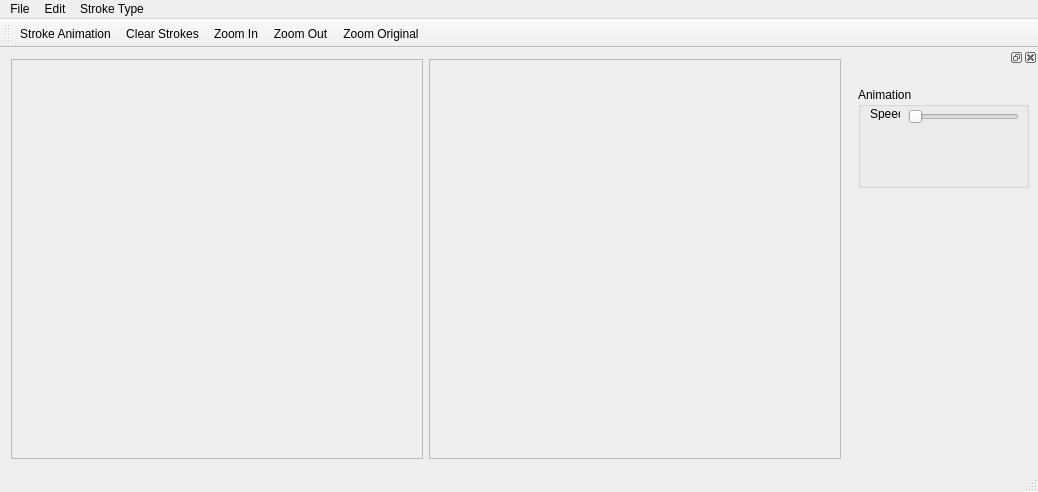
<?xml version="1.0" encoding="UTF-8"?>
<ui version="4.0">
 <class>RenderStrokeClass</class>
 <widget class="QMainWindow" name="RenderStrokeClass">
  <property name="geometry">
   <rect>
    <x>0</x>
    <y>0</y>
    <width>1038</width>
    <height>492</height>
   </rect>
  </property>
  <property name="windowTitle">
   <string>RenderStroke</string>
  </property>
  <widget class="QWidget" name="centralWidget">
   <layout class="QGridLayout" name="gridLayout">
    <item row="0" column="0">
     <widget class="QScrollArea" name="scrollArea_strokeInput">
      <property name="widgetResizable">
       <bool>true</bool>
      </property>
      <widget class="QWidget" name="scrollAreaWidgetContents_2">
       <property name="geometry">
        <rect>
         <x>0</x>
         <y>0</y>
         <width>413</width>
         <height>408</height>
        </rect>
       </property>
       <layout class="QGridLayout" name="gridLayout_3">
        <item row="1" column="0">
         <widget class="StrokeInputWidget" name="strokeInput" native="true">
          <property name="autoFillBackground">
           <bool>false</bool>
          </property>
         </widget>
        </item>
       </layout>
      </widget>
     </widget>
    </item>
    <item row="0" column="1">
     <widget class="QScrollArea" name="scrollArea_strokeDisplay">
      <property name="widgetResizable">
       <bool>true</bool>
      </property>
      <widget class="QWidget" name="scrollAreaWidgetContents">
       <property name="geometry">
        <rect>
         <x>0</x>
         <y>0</y>
         <width>413</width>
         <height>408</height>
        </rect>
       </property>
       <layout class="QGridLayout" name="gridLayout_2">
        <item row="1" column="0">
         <widget class="StrokeDisplayWidget" name="strokeDisplay" native="true"/>
        </item>
       </layout>
      </widget>
     </widget>
    </item>
   </layout>
  </widget>
  <widget class="QMenuBar" name="menuBar">
   <property name="geometry">
    <rect>
     <x>0</x>
     <y>0</y>
     <width>1038</width>
     <height>21</height>
    </rect>
   </property>
   <widget class="QMenu" name="menuFile">
    <property name="title">
     <string>File</string>
    </property>
    <addaction name="actionOpen_Stroke"/>
    <addaction name="actionOpen_Pencil_Texture"/>
   </widget>
   <widget class="QMenu" name="menuEdit">
    <property name="title">
     <string>Edit</string>
    </property>
    <addaction name="actionStroke_Animation"/>
    <addaction name="actionClear_Strokes"/>
    <addaction name="actionZoom_In"/>
    <addaction name="actionZoom_Out"/>
    <addaction name="actionZoom_Original"/>
   </widget>
   <widget class="QMenu" name="menuStroke_Type">
    <property name="title">
     <string>Stroke Type</string>
    </property>
    <addaction name="actionType_1"/>
    <addaction name="actionType_2"/>
   </widget>
   <addaction name="menuFile"/>
   <addaction name="menuEdit"/>
   <addaction name="menuStroke_Type"/>
  </widget>
  <widget class="QToolBar" name="mainToolBar">
   <attribute name="toolBarArea">
    <enum>TopToolBarArea</enum>
   </attribute>
   <attribute name="toolBarBreak">
    <bool>false</bool>
   </attribute>
   <addaction name="actionStroke_Animation"/>
   <addaction name="actionClear_Strokes"/>
   <addaction name="actionZoom_In"/>
   <addaction name="actionZoom_Out"/>
   <addaction name="actionZoom_Original"/>
  </widget>
  <widget class="QStatusBar" name="statusBar"/>
  <widget class="QDockWidget" name="dockWidget_controlPanel">
   <property name="minimumSize">
    <size>
     <width>180</width>
     <height>38</height>
    </size>
   </property>
   <property name="maximumSize">
    <size>
     <width>180</width>
     <height>524287</height>
    </size>
   </property>
   <attribute name="dockWidgetArea">
    <number>2</number>
   </attribute>
   <widget class="QWidget" name="dockWidgetContents">
    <widget class="QGroupBox" name="groupBox">
     <property name="geometry">
      <rect>
       <x>0</x>
       <y>20</y>
       <width>171</width>
       <height>101</height>
      </rect>
     </property>
     <property name="title">
      <string>Animation</string>
     </property>
     <widget class="QSlider" name="horizontalSlider_animationSpeed">
      <property name="geometry">
       <rect>
        <x>50</x>
        <y>20</y>
        <width>111</width>
        <height>19</height>
       </rect>
      </property>
      <property name="orientation">
       <enum>Qt::Horizontal</enum>
      </property>
     </widget>
     <widget class="QLabel" name="label">
      <property name="geometry">
       <rect>
        <x>12</x>
        <y>20</y>
        <width>30</width>
        <height>13</height>
       </rect>
      </property>
      <property name="text">
       <string>Speed</string>
      </property>
     </widget>
    </widget>
   </widget>
  </widget>
  <action name="actionOpen_Stroke">
   <property name="text">
    <string>Open Stroke</string>
   </property>
  </action>
  <action name="actionStroke_Animation">
   <property name="text">
    <string>Stroke Animation</string>
   </property>
  </action>
  <action name="actionClear_Strokes">
   <property name="text">
    <string>Clear Strokes</string>
   </property>
  </action>
  <action name="actionType_1">
   <property name="checkable">
    <bool>true</bool>
   </property>
   <property name="text">
    <string>Type 1</string>
   </property>
  </action>
  <action name="actionType_2">
   <property name="checkable">
    <bool>true</bool>
   </property>
   <property name="text">
    <string>Type 2</string>
   </property>
  </action>
  <action name="actionZoom_In">
   <property name="text">
    <string>Zoom In</string>
   </property>
  </action>
  <action name="actionZoom_Out">
   <property name="text">
    <string>Zoom Out</string>
   </property>
  </action>
  <action name="actionZoom_Original">
   <property name="text">
    <string>Zoom Original</string>
   </property>
  </action>
  <action name="actionOpen_Pencil_Texture">
   <property name="text">
    <string>Open Pencil Texture</string>
   </property>
  </action>
 </widget>
 <layoutdefault spacing="6" margin="11"/>
 <customwidgets>
  <customwidget>
   <class>StrokeDisplayWidget</class>
   <extends>QWidget</extends>
   <header>strokedisplaywidget.h</header>
   <container>1</container>
  </customwidget>
  <customwidget>
   <class>StrokeInputWidget</class>
   <extends>QWidget</extends>
   <header location="global">strokeinputwidget.h</header>
   <container>1</container>
  </customwidget>
 </customwidgets>
 <resources>
  <include location="renderstroke.qrc"/>
 </resources>
 <connections>
  <connection>
   <sender>actionOpen_Stroke</sender>
   <signal>triggered()</signal>
   <receiver>RenderStrokeClass</receiver>
   <slot>OpenStroke()</slot>
   <hints>
    <hint type="sourcelabel">
     <x>-1</x>
     <y>-1</y>
    </hint>
    <hint type="destinationlabel">
     <x>299</x>
     <y>199</y>
    </hint>
   </hints>
  </connection>
  <connection>
   <sender>actionStroke_Animation</sender>
   <signal>triggered()</signal>
   <receiver>RenderStrokeClass</receiver>
   <slot>StrokeAnimation()</slot>
   <hints>
    <hint type="sourcelabel">
     <x>-1</x>
     <y>-1</y>
    </hint>
    <hint type="destinationlabel">
     <x>299</x>
     <y>199</y>
    </hint>
   </hints>
  </connection>
  <connection>
   <sender>actionClear_Strokes</sender>
   <signal>triggered()</signal>
   <receiver>RenderStrokeClass</receiver>
   <slot>ClearStrokes()</slot>
   <hints>
    <hint type="sourcelabel">
     <x>-1</x>
     <y>-1</y>
    </hint>
    <hint type="destinationlabel">
     <x>299</x>
     <y>199</y>
    </hint>
   </hints>
  </connection>
  <connection>
   <sender>horizontalSlider_animationSpeed</sender>
   <signal>valueChanged(int)</signal>
   <receiver>RenderStrokeClass</receiver>
   <slot>ChangeAnimationSpeed(int)</slot>
   <hints>
    <hint type="sourcelabel">
     <x>631</x>
     <y>104</y>
    </hint>
    <hint type="destinationlabel">
     <x>352</x>
     <y>245</y>
    </hint>
   </hints>
  </connection>
  <connection>
   <sender>actionType_1</sender>
   <signal>triggered()</signal>
   <receiver>RenderStrokeClass</receiver>
   <slot>ChangeStrokeType1()</slot>
   <hints>
    <hint type="sourcelabel">
     <x>-1</x>
     <y>-1</y>
    </hint>
    <hint type="destinationlabel">
     <x>518</x>
     <y>245</y>
    </hint>
   </hints>
  </connection>
  <connection>
   <sender>actionType_2</sender>
   <signal>triggered()</signal>
   <receiver>RenderStrokeClass</receiver>
   <slot>ChangeStrokeType2()</slot>
   <hints>
    <hint type="sourcelabel">
     <x>-1</x>
     <y>-1</y>
    </hint>
    <hint type="destinationlabel">
     <x>518</x>
     <y>245</y>
    </hint>
   </hints>
  </connection>
  <connection>
   <sender>actionZoom_In</sender>
   <signal>triggered()</signal>
   <receiver>RenderStrokeClass</receiver>
   <slot>ZoomIn()</slot>
   <hints>
    <hint type="sourcelabel">
     <x>-1</x>
     <y>-1</y>
    </hint>
    <hint type="destinationlabel">
     <x>518</x>
     <y>245</y>
    </hint>
   </hints>
  </connection>
  <connection>
   <sender>actionZoom_Out</sender>
   <signal>triggered()</signal>
   <receiver>RenderStrokeClass</receiver>
   <slot>ZoomOut()</slot>
   <hints>
    <hint type="sourcelabel">
     <x>-1</x>
     <y>-1</y>
    </hint>
    <hint type="destinationlabel">
     <x>518</x>
     <y>245</y>
    </hint>
   </hints>
  </connection>
  <connection>
   <sender>actionZoom_Original</sender>
   <signal>triggered()</signal>
   <receiver>RenderStrokeClass</receiver>
   <slot>ZoomOriginal()</slot>
   <hints>
    <hint type="sourcelabel">
     <x>-1</x>
     <y>-1</y>
    </hint>
    <hint type="destinationlabel">
     <x>518</x>
     <y>245</y>
    </hint>
   </hints>
  </connection>
  <connection>
   <sender>actionOpen_Pencil_Texture</sender>
   <signal>triggered()</signal>
   <receiver>RenderStrokeClass</receiver>
   <slot>OpenPencilTexture()</slot>
   <hints>
    <hint type="sourcelabel">
     <x>-1</x>
     <y>-1</y>
    </hint>
    <hint type="destinationlabel">
     <x>518</x>
     <y>245</y>
    </hint>
   </hints>
  </connection>
 </connections>
 <slots>
  <slot>OpenStroke()</slot>
  <slot>StrokeAnimation()</slot>
  <slot>ClearStrokes()</slot>
  <slot>ChangeAnimationSpeed(int)</slot>
  <slot>ChangeStrokeType1()</slot>
  <slot>ChangeStrokeType2()</slot>
  <slot>ZoomIn()</slot>
  <slot>ZoomOut()</slot>
  <slot>ZoomOriginal()</slot>
  <slot>OpenPencilTexture()</slot>
 </slots>
</ui>
